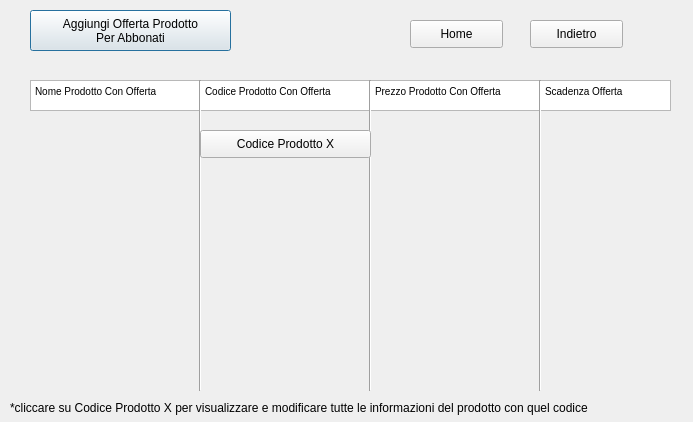
<?xml version="1.0" encoding="UTF-8"?>
<ui version="4.0">
 <class>Dialog</class>
 <widget class="QDialog" name="Dialog">
  <property name="geometry">
   <rect>
    <x>0</x>
    <y>0</y>
    <width>693</width>
    <height>422</height>
   </rect>
  </property>
  <property name="windowTitle">
   <string>Gestione Abbonamenti</string>
  </property>
  <widget class="QPushButton" name="pushButton">
   <property name="geometry">
    <rect>
     <x>30</x>
     <y>10</y>
     <width>201</width>
     <height>41</height>
    </rect>
   </property>
   <property name="text">
    <string>Aggiungi Offerta Prodotto 
Per Abbonati</string>
   </property>
  </widget>
  <widget class="QPushButton" name="pushButton_2">
   <property name="geometry">
    <rect>
     <x>410</x>
     <y>20</y>
     <width>93</width>
     <height>28</height>
    </rect>
   </property>
   <property name="text">
    <string>Home</string>
   </property>
  </widget>
  <widget class="QPushButton" name="pushButton_3">
   <property name="geometry">
    <rect>
     <x>530</x>
     <y>20</y>
     <width>93</width>
     <height>28</height>
    </rect>
   </property>
   <property name="text">
    <string>Indietro</string>
   </property>
  </widget>
  <widget class="Line" name="line">
   <property name="geometry">
    <rect>
     <x>30</x>
     <y>100</y>
     <width>571</width>
     <height>16</height>
    </rect>
   </property>
   <property name="orientation">
    <enum>Qt::Horizontal</enum>
   </property>
  </widget>
  <widget class="QTextBrowser" name="textBrowser">
   <property name="geometry">
    <rect>
     <x>30</x>
     <y>80</y>
     <width>171</width>
     <height>31</height>
    </rect>
   </property>
   <property name="html">
    <string>&lt;!DOCTYPE HTML PUBLIC &quot;-//W3C//DTD HTML 4.0//EN&quot; &quot;http://www.w3.org/TR/REC-html40/strict.dtd&quot;&gt;
&lt;html&gt;&lt;head&gt;&lt;meta name=&quot;qrichtext&quot; content=&quot;1&quot; /&gt;&lt;style type=&quot;text/css&quot;&gt;
p, li { white-space: pre-wrap; }
&lt;/style&gt;&lt;/head&gt;&lt;body style=&quot; font-family:'MS Shell Dlg 2'; font-size:7.8pt; font-weight:400; font-style:normal;&quot;&gt;
&lt;p style=&quot; margin-top:0px; margin-bottom:0px; margin-left:0px; margin-right:0px; -qt-block-indent:0; text-indent:0px;&quot;&gt;Nome Prodotto Con Offerta&lt;/p&gt;&lt;/body&gt;&lt;/html&gt;</string>
   </property>
  </widget>
  <widget class="QTextBrowser" name="textBrowser_2">
   <property name="geometry">
    <rect>
     <x>200</x>
     <y>80</y>
     <width>171</width>
     <height>31</height>
    </rect>
   </property>
   <property name="html">
    <string>&lt;!DOCTYPE HTML PUBLIC &quot;-//W3C//DTD HTML 4.0//EN&quot; &quot;http://www.w3.org/TR/REC-html40/strict.dtd&quot;&gt;
&lt;html&gt;&lt;head&gt;&lt;meta name=&quot;qrichtext&quot; content=&quot;1&quot; /&gt;&lt;style type=&quot;text/css&quot;&gt;
p, li { white-space: pre-wrap; }
&lt;/style&gt;&lt;/head&gt;&lt;body style=&quot; font-family:'MS Shell Dlg 2'; font-size:7.8pt; font-weight:400; font-style:normal;&quot;&gt;
&lt;p style=&quot; margin-top:0px; margin-bottom:0px; margin-left:0px; margin-right:0px; -qt-block-indent:0; text-indent:0px;&quot;&gt;Codice Prodotto Con Offerta&lt;/p&gt;&lt;/body&gt;&lt;/html&gt;</string>
   </property>
  </widget>
  <widget class="QTextBrowser" name="textBrowser_3">
   <property name="geometry">
    <rect>
     <x>370</x>
     <y>80</y>
     <width>171</width>
     <height>31</height>
    </rect>
   </property>
   <property name="html">
    <string>&lt;!DOCTYPE HTML PUBLIC &quot;-//W3C//DTD HTML 4.0//EN&quot; &quot;http://www.w3.org/TR/REC-html40/strict.dtd&quot;&gt;
&lt;html&gt;&lt;head&gt;&lt;meta name=&quot;qrichtext&quot; content=&quot;1&quot; /&gt;&lt;style type=&quot;text/css&quot;&gt;
p, li { white-space: pre-wrap; }
&lt;/style&gt;&lt;/head&gt;&lt;body style=&quot; font-family:'MS Shell Dlg 2'; font-size:7.8pt; font-weight:400; font-style:normal;&quot;&gt;
&lt;p style=&quot; margin-top:0px; margin-bottom:0px; margin-left:0px; margin-right:0px; -qt-block-indent:0; text-indent:0px;&quot;&gt;Prezzo Prodotto Con Offerta&lt;/p&gt;&lt;/body&gt;&lt;/html&gt;</string>
   </property>
  </widget>
  <widget class="QTextBrowser" name="textBrowser_4">
   <property name="geometry">
    <rect>
     <x>540</x>
     <y>80</y>
     <width>131</width>
     <height>31</height>
    </rect>
   </property>
   <property name="html">
    <string>&lt;!DOCTYPE HTML PUBLIC &quot;-//W3C//DTD HTML 4.0//EN&quot; &quot;http://www.w3.org/TR/REC-html40/strict.dtd&quot;&gt;
&lt;html&gt;&lt;head&gt;&lt;meta name=&quot;qrichtext&quot; content=&quot;1&quot; /&gt;&lt;style type=&quot;text/css&quot;&gt;
p, li { white-space: pre-wrap; }
&lt;/style&gt;&lt;/head&gt;&lt;body style=&quot; font-family:'MS Shell Dlg 2'; font-size:7.8pt; font-weight:400; font-style:normal;&quot;&gt;
&lt;p style=&quot; margin-top:0px; margin-bottom:0px; margin-left:0px; margin-right:0px; -qt-block-indent:0; text-indent:0px;&quot;&gt;Scadenza Offerta&lt;/p&gt;&lt;/body&gt;&lt;/html&gt;</string>
   </property>
  </widget>
  <widget class="Line" name="line_2">
   <property name="geometry">
    <rect>
     <x>190</x>
     <y>80</y>
     <width>20</width>
     <height>311</height>
    </rect>
   </property>
   <property name="orientation">
    <enum>Qt::Vertical</enum>
   </property>
  </widget>
  <widget class="Line" name="line_3">
   <property name="geometry">
    <rect>
     <x>360</x>
     <y>80</y>
     <width>20</width>
     <height>311</height>
    </rect>
   </property>
   <property name="orientation">
    <enum>Qt::Vertical</enum>
   </property>
  </widget>
  <widget class="Line" name="line_4">
   <property name="geometry">
    <rect>
     <x>530</x>
     <y>80</y>
     <width>20</width>
     <height>311</height>
    </rect>
   </property>
   <property name="orientation">
    <enum>Qt::Vertical</enum>
   </property>
  </widget>
  <widget class="QPushButton" name="pushButton_4">
   <property name="geometry">
    <rect>
     <x>200</x>
     <y>130</y>
     <width>171</width>
     <height>28</height>
    </rect>
   </property>
   <property name="text">
    <string>Codice Prodotto X</string>
   </property>
  </widget>
  <widget class="QLabel" name="label">
   <property name="geometry">
    <rect>
     <x>10</x>
     <y>400</y>
     <width>841</width>
     <height>16</height>
    </rect>
   </property>
   <property name="text">
    <string>*cliccare su Codice Prodotto X per visualizzare e modificare tutte le informazioni del prodotto con quel codice </string>
   </property>
  </widget>
 </widget>
 <resources/>
 <connections/>
</ui>
